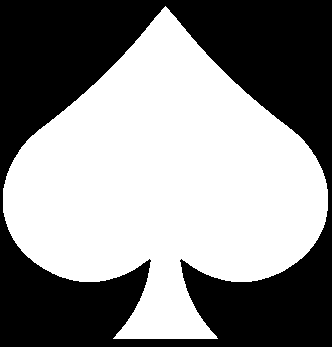
%> input picture Hu/template/spade.png, 332 x 347 px
$ octave --eval "result = get_roi_mask(imread('spade.png'));"   (GNU Octave 9; MATLAB toolbox functions it lacks are replaced by stand-ins)
%> lines starting %> are read from the running program, lines starting %| are printed output that depends on the picture; in (x1, y1, x2, y2) boxes, pixels count from 0 and x2, y2 are one past the last pixel; in counts of white or black regions, pixels touching at a corner belong together; the program's own positions count from 1
function roi = get_roi_mask(I)
% input: RGB or gray image
% output: ROI region in binary

gray  = rgb2gray(I);
%> gray: size 347x332 uint8; 53.9% white; 1 black region, box (x1, y1, x2, y2) and area: (0, 0, 332, 347) 53129
blur  = imgaussfilt(gray, 1);
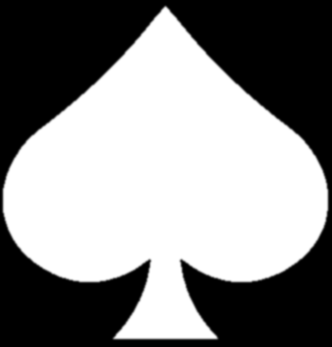
%> blur: size 347x332 uint8; min 0, max 255, mean 137.4
bin   = imbinarize(blur, 150/255);  % normalization for threshold
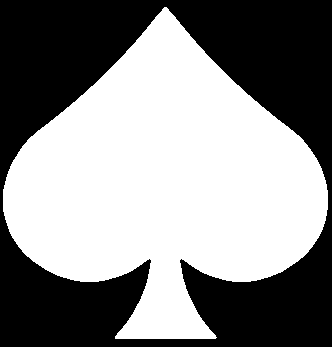
%> bin: size 347x332 logical; 53.7% white; 1 black region, box (x1, y1, x2, y2) and area: (0, 0, 332, 347) 53290
clean = bwareaopen(bin, 300);       % clean small regions

stats = regionprops(clean, 'Area', 'Image');
%> stats = 1 region; Area: 61914
assert(~isempty(stats), 'cannot find foreground！');

[~, idx] = max([stats.Area]);
%> idx = 1
roi = stats(idx).Image;
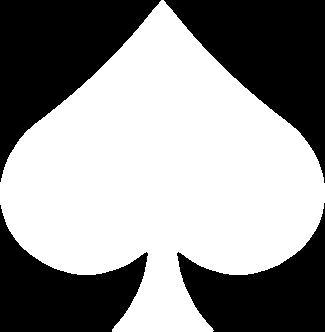
%> roi: size 332x325 logical; 57.4% white; 4 black regions, box (x1, y1, x2, y2) and area: (0, 0, 161, 182) 13608, (164, 0, 325, 183) 13596, (0, 205, 148, 332) 9398, (177, 203, 325, 332) 9384
end
